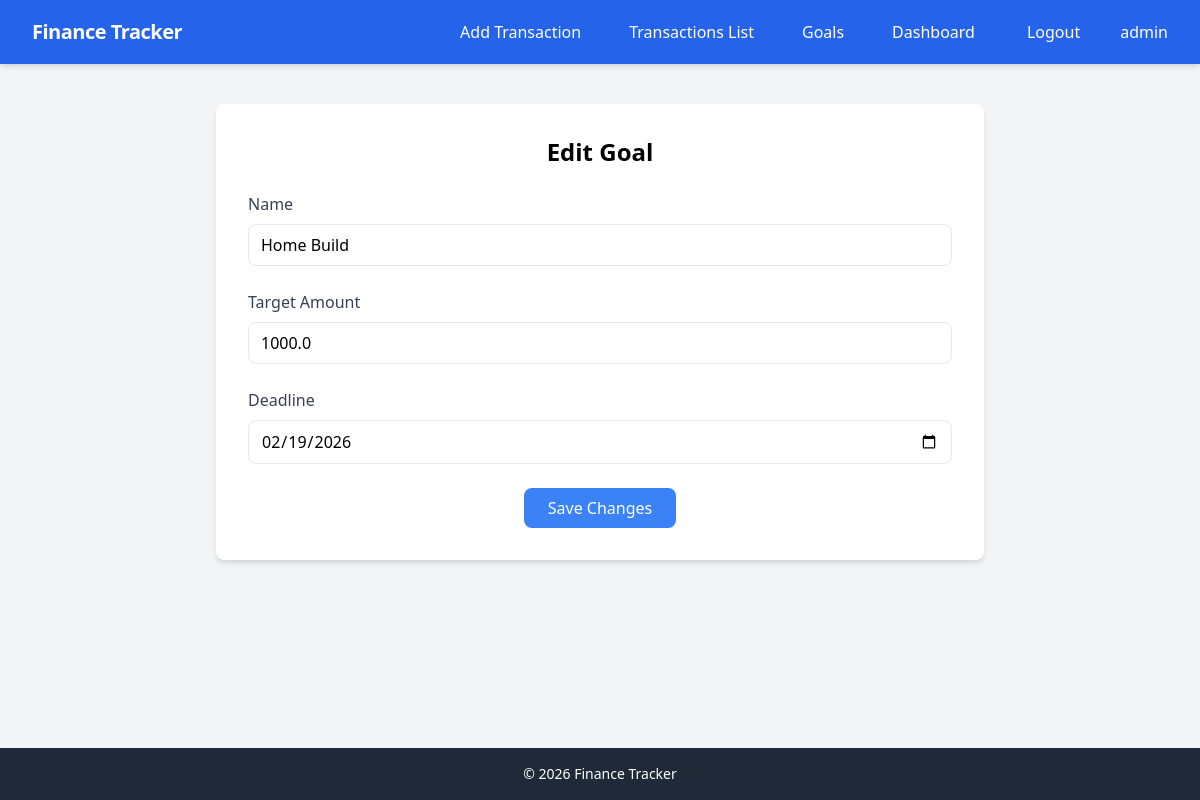
The page /goal/1/edit/ (signed in) on the database its author committed.
### finance/models.py (models this page shows, shortened)
class Goal(models.Model):
    user=models.ForeignKey('auth.User',on_delete=models.CASCADE)
    name=models.CharField(max_length=200)
    target_amount=models.FloatField()
    current_amount = models.DecimalField(max_digits=10, decimal_places=2, default=0.0, null=True, blank=True)
    deadline=models.DateField()

### finance/views.py (the view, shortened to what this page needs)
# urls.py: path('goal/<int:pk>/edit/', views.GoalUpdateView.as_view(), name='goal_edit'),
class GoalUpdateView(LoginRequiredMixin, View):
    def get(self, request, pk, *args, **kwargs):
        goal = get_object_or_404(Goal, pk=pk, user=request.user)
        form = GoalForm(instance=goal)
        return render(request, 'finance/goal_form.html', {'form': form, 'goal': goal, 'is_edit': True})

### finance/form.py
class GoalForm(forms.ModelForm):
    class Meta:
        from .models import Goal
        model = Goal
        fields = ['name', 'target_amount', 'current_amount', 'deadline']
        widgets = {
            'name': forms.TextInput(attrs={'class': 'w-full px-3 py-2 border rounded-lg focus:outline-none focus:ring-2 focus:ring-blue-500'}),
            'target_amount': forms.NumberInput(attrs={'class': 'w-full px-3 py-2 border rounded-lg focus:outline-none focus:ring-2 focus:ring-blue-500'}),
            'current_amount': forms.NumberInput(attrs={'class': 'w-full px-3 py-2 border rounded-lg focus:outline-none focus:ring-2 focus:ring-blue-500'}),
            'deadline': forms.DateInput(attrs={'type': 'date', 'class': 'w-full px-3 py-2 border rounded-lg focus:outline-none focus:ring-2 focus:ring-blue-500'}),
        }

### finance/templates/finance/goal_form.html (shortened to what this page needs)
{% extends 'base.html' %}
{% block content %}
<div class="max-w-3xl mx-auto mt-10 bg-white p-8 rounded-lg shadow-md">
    <h2 class="text-2xl font-bold mb-6 text-center">{% if is_edit %}Edit Goal{% else %}Set New Goal{% endif %}</h2>
    <form method="post" class="space-y-6">
        <div>
            <label class="block text-gray-700 font-medium mb-2">Name</label>
            {{ form.name }}
        </div>
        <div>
            <label class="block text-gray-700 font-medium mb-2">Target Amount</label>
            {{ form.target_amount }}
        </div>
        <div>
            <label class="block text-gray-700 font-medium mb-2">Deadline</label>
            {{ form.deadline }}
        </div>
        <div class="text-center">
            <button type="submit" class="bg-blue-500 text-white px-6 py-2 rounded-lg">{% if is_edit %}Save Changes{% else %}Set Goal{% endif %}</button>
        </div>
    </form>
</div>
{% endblock %}

### finance/templates/base.html (shortened to what this page needs)
<!DOCTYPE html>
<html lang="en">
<head>
    <script src="https://cdn.tailwindcss.com"></script>
</head>
<body class="bg-gray-100 min-h-screen flex flex-col antialiased">
    <nav class="bg-blue-600 text-white shadow-md sticky top-0 z-50 transition-all duration-300">
        <div class="max-w-7xl mx-auto px-4 sm:px-6 lg:px-8">
            <div class="flex items-center justify-between h-16">
                <div class="flex-shrink-0">
                    <a href="/" class="text-xl font-bold tracking-tight">
                        Finance Tracker
                    </a>
                </div>
                <div class="flex items-center space-x-2 sm:space-x-4 md:space-x-6">
                    {% if user.is_authenticated %}
                    <a href="{% url 'transaction' %}"
                       class="px-3 py-2 text-base font-medium rounded-md hover:bg-blue-700 transition-colors duration-150">
                        Add Transaction
                    </a>
                       <a href="{% url 'transaction_list' %}"
                       class="px-3 py-2 text-base font-medium rounded-md hover:bg-blue-700 transition-colors duration-150">
                        Transactions List
                    </a>
                       <a href="{% url 'goal' %}"
                       class="px-3 py-2 text-base font-medium rounded-md hover:bg-blue-700 transition-colors duration-150">
                        Goals
                    </a>
                    <a href="{% url 'dashboard' %}"
                       class="px-3 py-2 text-base font-medium rounded-md hover:bg-blue-700 transition-colors duration-150">
                        Dashboard
                    </a>
                        <form method="post" action="{% url 'logout' %}" class="inline">
                            <button type="submit"
                                    class="px-4 py-2 text-base font-medium rounded-md hover:bg-blue-700 focus:outline-none focus:ring-2 focus:ring-white focus:ring-offset-2 focus:ring-offset-blue-600 transition-colors duration-150">
                                Logout
                            </button>
                        </form>
                        <span class="text-base font-medium hidden sm:inline">
                            {{ user.username }}
                        </span>
                    {% endif %}
                </div>
            </div>
        </div>
    </nav>
    <main class="flex-grow">
        {% block content %}{% endblock %}
    </main>
    <footer class="bg-gray-800 text-white py-4 mt-auto text-center text-sm">
        © {% now "Y" %} Finance Tracker
    </footer>
</body>
</html>

### rows shown on the page
Goal: name "Home Build", target_amount "1000.0", deadline "02/19/2026"

### other values the page prints
{{ user.username }} "admin"
